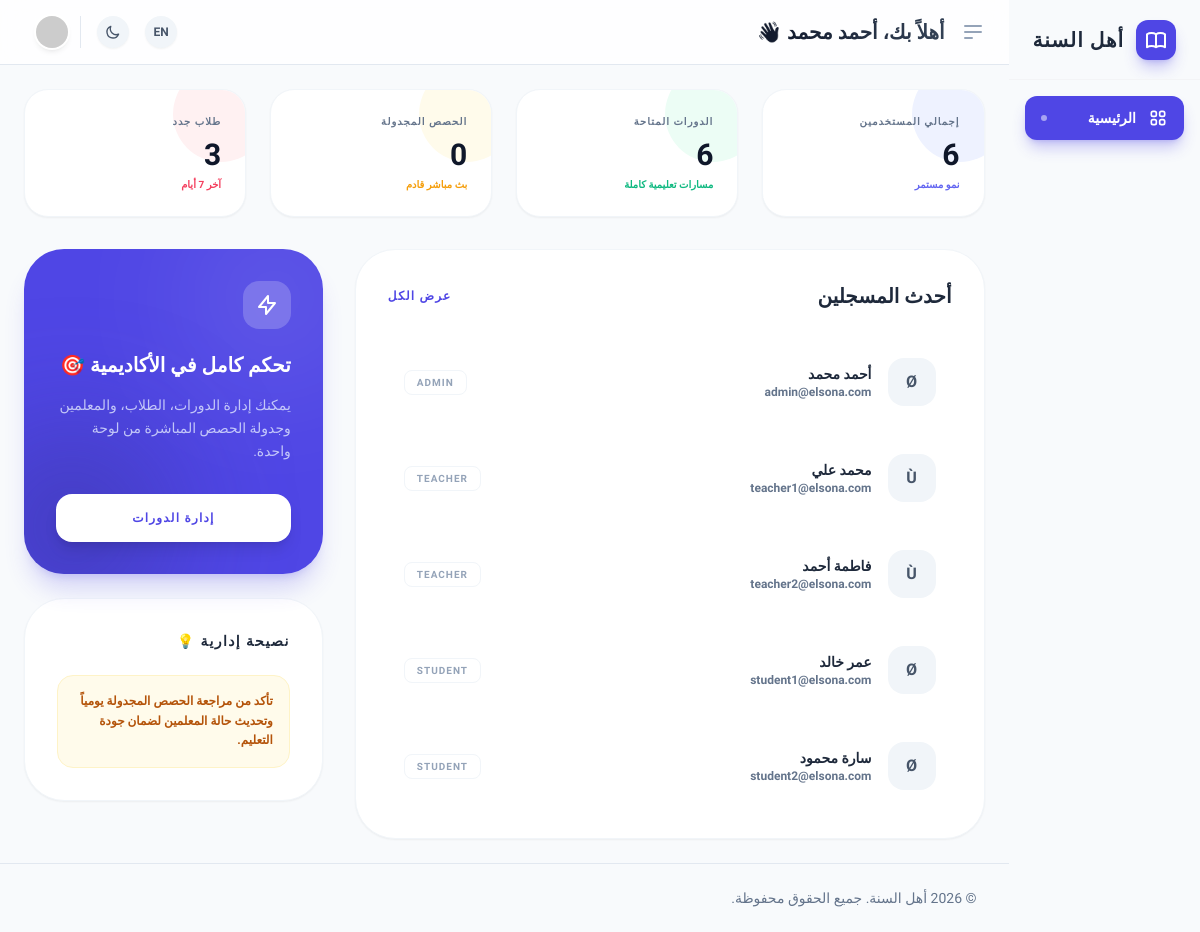
Page /dashboard/admin/index.php (signed in) on the committed database.
### tables this page shows
CREATE TABLE users (
            id INTEGER PRIMARY KEY AUTOINCREMENT,
            name TEXT NOT NULL,
            email TEXT UNIQUE NOT NULL,
            password TEXT NOT NULL,
            role TEXT DEFAULT 'user',
            created_at DATETIME DEFAULT CURRENT_TIMESTAMP
        , status TEXT DEFAULT 'active', phone TEXT, bio TEXT, avatar TEXT);

### dashboard/admin/index.php (the view, shortened to what this page needs)
<?php
require '../includes/header.php';
require '../db.php';
$total_users = $pdo->query("SELECT COUNT(*) FROM users")->fetchColumn();
$total_courses = $pdo->query("SELECT COUNT(*) FROM courses")->fetchColumn();
$active_sessions = $pdo->query("SELECT COUNT(*) FROM sessions WHERE status = 'scheduled'")->fetchColumn();
$new_students = $pdo->query("SELECT COUNT(*) FROM users WHERE role = 'student' AND created_at > date('now', '-7 days')")->fetchColumn();
$recent_users = $pdo->query("SELECT * FROM users ORDER BY created_at DESC LIMIT 5")->fetchAll();
?>
<div class="grid grid-cols-1 md:grid-cols-2 lg:grid-cols-4 gap-6 mb-8">
    <div
        class="bg-white dark:bg-slate-800 p-6 rounded-3xl shadow-sm border border-slate-100 dark:border-slate-700/50 relative overflow-hidden group hover:-translate-y-1 transition-all">
        <div
            class="absolute -right-6 -top-6 w-24 h-24 bg-indigo-50 dark:bg-indigo-500/10 rounded-full group-hover:scale-110 transition-transform">
        </div>
        <div class="relative z-10">
            <div class="text-slate-500 dark:text-slate-400 text-[10px] font-black uppercase tracking-widest mb-2">
                <?php echo t('إجمالي المستخدمين', 'Total Users'); ?>
            </div>
            <div class="text-3xl font-black text-slate-900 dark:text-white mb-1">
                <?php echo number_format($total_users); ?></div>
            <div class="text-[10px] font-bold text-indigo-500 flex items-center gap-1">
                <span><?php echo t('نمو مستمر', 'Steady Growth'); ?></span>
            </div>
        </div>
    </div>
    <div
        class="bg-white dark:bg-slate-800 p-6 rounded-3xl shadow-sm border border-slate-100 dark:border-slate-700/50 relative overflow-hidden group hover:-translate-y-1 transition-all">
        <div
            class="absolute -right-6 -top-6 w-24 h-24 bg-emerald-50 dark:bg-emerald-500/10 rounded-full group-hover:scale-110 transition-transform">
        </div>
        <div class="relative z-10">
            <div class="text-slate-500 dark:text-slate-400 text-[10px] font-black uppercase tracking-widest mb-2">
                <?php echo t('الدورات المتاحة', 'Available Courses'); ?>
            </div>
            <div class="text-3xl font-black text-slate-900 dark:text-white mb-1"><?php echo $total_courses; ?></div>
            <div class="text-[10px] font-bold text-emerald-500">
                <span><?php echo t('مسارات تعليمية كاملة', 'Full Programs'); ?></span>
            </div>
        </div>
    </div>
    <div
        class="bg-white dark:bg-slate-800 p-6 rounded-3xl shadow-sm border border-slate-100 dark:border-slate-700/50 relative overflow-hidden group hover:-translate-y-1 transition-all">
        <div
            class="absolute -right-6 -top-6 w-24 h-24 bg-amber-50 dark:bg-amber-500/10 rounded-full group-hover:scale-110 transition-transform">
        </div>
        <div class="relative z-10">
            <div class="text-slate-500 dark:text-slate-400 text-[10px] font-black uppercase tracking-widest mb-2">
                <?php echo t('الحصص المجدولة', 'Scheduled Sessions'); ?>
            </div>
            <div class="text-3xl font-black text-slate-900 dark:text-white mb-1"><?php echo $active_sessions; ?></div>
            <div class="text-[10px] font-bold text-amber-500">
                <span><?php echo t('بث مباشر قادم', 'Live Soon'); ?></span>
            </div>
        </div>
    </div>
    <div
        class="bg-white dark:bg-slate-800 p-6 rounded-3xl shadow-sm border border-slate-100 dark:border-slate-700/50 relative overflow-hidden group hover:-translate-y-1 transition-all">
        <div
            class="absolute -right-6 -top-6 w-24 h-24 bg-rose-50 dark:bg-rose-500/10 rounded-full group-hover:scale-110 transition-transform">
        </div>
        <div class="relative z-10">
            <div class="text-slate-500 dark:text-slate-400 text-[10px] font-black uppercase tracking-widest mb-2">
                <?php echo t('طلاب جدد', 'New Students'); ?>
            </div>
            <div class="text-3xl font-black text-slate-900 dark:text-white mb-1"><?php echo $new_students; ?></div>
            <div class="text-[10px] font-bold text-rose-500">
                <span><?php echo t('آخر 7 أيام', 'Last 7 Days'); ?></span>
            </div>
        </div>
    </div>
</div>
<div class="grid grid-cols-1 lg:grid-cols-3 gap-8">
    <div
        class="lg:col-span-2 bg-white dark:bg-slate-800 p-8 rounded-[2.5rem] shadow-sm border border-slate-100 dark:border-slate-700/50">
        <div class="flex items-center justify-between mb-8">
            <h3 class="font-black text-xl text-slate-800 dark:text-white">
                <?php echo t('أحدث المسجلين', 'Recent Registrations'); ?>
            </h3>
            <a href="users.php?lang=<?php echo $lang; ?>"
                class="text-xs font-black text-indigo-600 uppercase tracking-widest hover:underline">
                <?php echo t('عرض الكل', 'View All'); ?>
            </a>
        </div>
        <div class="space-y-4">
            <?php foreach ($recent_users as $user): ?>
                <div
                    class="flex items-center gap-4 p-4 hover:bg-slate-50 dark:hover:bg-slate-700/30 rounded-3xl transition-all group">
                    <div
                        class="w-12 h-12 rounded-2xl bg-slate-100 dark:bg-slate-700 flex items-center justify-center font-black text-slate-600 dark:text-slate-300 group-hover:bg-indigo-600 group-hover:text-white transition-colors">
                        <?php echo strtoupper(substr($user['name'], 0, 1)); ?>
                    </div>
                    <div class="flex-1">
                        <h4 class="font-black text-sm text-slate-800 dark:text-white">
                            <?php echo htmlspecialchars($user['name']); ?></h4>
                        <p class="text-xs text-slate-500 font-bold"><?php echo htmlspecialchars($user['email']); ?></p>
                    </div>
                    <span
                        class="text-[10px] font-black px-3 py-1 rounded-lg border border-slate-100 dark:border-slate-700 uppercase tracking-widest text-slate-400">
                        <?php echo t($user['role'], ucfirst($user['role'])); ?>
                    </span>
                </div>
            <?php endforeach; ?>
        </div>
    </div>
    <div class="space-y-6">
        <div
            class="bg-indigo-600 p-8 rounded-[2.5rem] text-white relative overflow-hidden shadow-xl shadow-indigo-600/20">
            <div class="relative z-10">
                <div class="w-12 h-12 bg-white/20 rounded-2xl flex items-center justify-center mb-6">
                    <svg class="w-6 h-6 text-white" fill="none" stroke="currentColor" viewBox="0 0 24 24">
                        <path stroke-linecap="round" stroke-linejoin="round" stroke-width="2"
                            d="M13 10V3L4 14h7v7l9-11h-7z"></path>
                    </svg>
                </div>
                <h3 class="font-black text-xl mb-4 leading-tight">
                    <?php echo t('تحكم كامل في الأكاديمية', 'Full Control of Academy'); ?> 🎯
                </h3>
                <p class="text-sm text-indigo-100 mb-8 font-medium opacity-80 leading-relaxed">
                    <?php echo t('يمكنك إدارة الدورات، الطلاب، والمعلمين وجدولة الحصص المباشرة من لوحة واحدة.', 'Manage courses, students, teachers and schedule live sessions from one place.'); ?>
                </p>
                <a href="courses.php?lang=<?php echo $lang; ?>"
                    class="block w-full py-4 bg-white text-indigo-600 rounded-2xl font-black text-xs text-center uppercase tracking-widest hover:bg-indigo-50 transition-all shadow-lg hover:shadow-indigo-500/10">
                    <?php echo t('إدارة الدورات', 'Manage Courses'); ?>
                </a>
            </div>
            <div class="absolute -top-12 -right-12 w-48 h-48 bg-white/10 rounded-full blur-3xl"></div>
        </div>
        <div
            class="bg-white dark:bg-slate-800 p-8 rounded-[2.5rem] shadow-sm border border-slate-100 dark:border-slate-700/50">
            <h4 class="font-black text-slate-800 dark:text-white text-sm mb-6 uppercase tracking-widest">
                <?php echo t('نصيحة إدارية', 'Management Tip'); ?> 💡
            </h4>
            <div
                class="p-4 bg-amber-50 dark:bg-amber-900/20 border border-amber-100 dark:border-amber-500/20 rounded-2xl">
                <p class="text-xs text-amber-700 dark:text-amber-400 leading-relaxed font-bold">
                    <?php echo t('تأكد من مراجعة الحصص المجدولة يومياً وتحديث حالة المعلمين لضمان جودة التعليم.', 'Review scheduled sessions daily and update teacher statuses to ensure quality.'); ?>
                </p>
            </div>
        </div>
    </div>
</div>
<?php require '../includes/footer.php'; ?>

### rows in the picture
users: name "Ø", name "أحمد محمد", email "admin@elsona.com", role "ADMIN"
users: name "Ù", name "محمد علي", email "teacher1@elsona.com", role "TEACHER"
users: name "Ù", name "فاطمة أحمد", email "teacher2@elsona.com", role "TEACHER"
users: name "Ø", name "عمر خالد", email "student1@elsona.com", role "STUDENT"
users: name "Ø", name "سارة محمود", email "student2@elsona.com", role "STUDENT"

### other values in the picture
t('أهل السنة', 'ELSONA') "أهل السنة"
$item['label'] "الرئيسية"
t('إجمالي المستخدمين', 'Total Users') "إجمالي المستخدمين"
$total_users "6"
t('نمو مستمر', 'Steady Growth') "نمو مستمر"
t('الدورات المتاحة', 'Available Courses') "الدورات المتاحة"
$total_courses "6"
t('مسارات تعليمية كاملة', 'Full Programs') "مسارات تعليمية كاملة"
t('الحصص المجدولة', 'Scheduled Sessions') "الحصص المجدولة"
$active_sessions "0"
t('بث مباشر قادم', 'Live Soon') "بث مباشر قادم"
t('طلاب جدد', 'New Students') "طلاب جدد"
$new_students "3"
t('آخر 7 أيام', 'Last 7 Days') "آخر 7 أيام"
t('أحدث المسجلين', 'Recent Registrations') "أحدث المسجلين"
